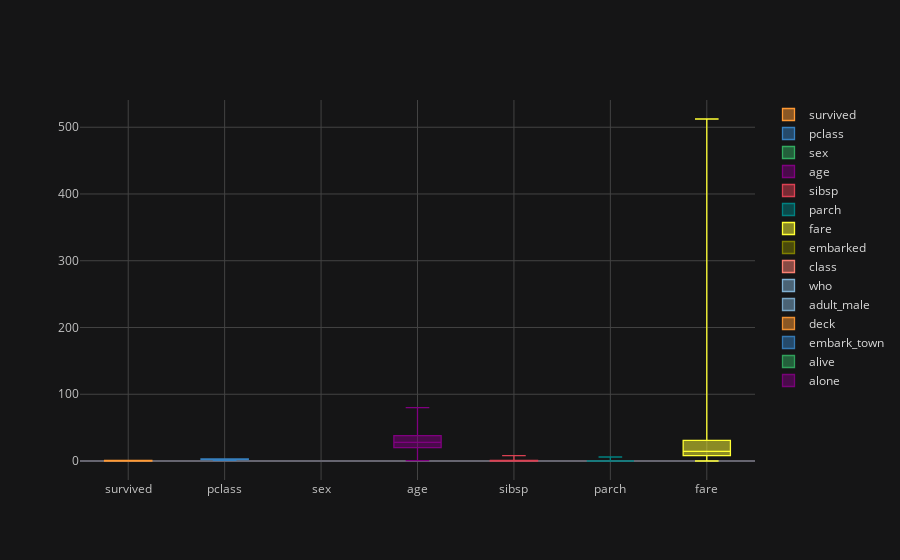

The notebook cell saved with this chart:
### Code cell
df2.iplot(kind='box')

### Figure 1 — Plotly figure (JSON) as saved in the notebook; plotly's stock layout.template omitted (floating-point values rounded to 4 significant figures; data arrays with more than 128 entries replaced by an {"elided": "..."} marker saying what was removed)
{"data": [{"boxpoints": false, "line": {"width": 1.3}, "marker": {"color": "rgba(255, 153, 51, 1.0)"}, "name": "survived", "orientation": "v", "type": "box", "y": {"elided": "891 int values"}}, {"boxpoints": false, "line": {"width": 1.3}, "marker": {"color": "rgba(55, 128, 191, 1.0)"}, "name": "pclass", "orientation": "v", "type": "box", "y": {"elided": "891 int values"}}, {"boxpoints": false, "line": {"width": 1.3}, "marker": {"color": "rgba(50, 171, 96, 1.0)"}, "name": "sex", "orientation": "v", "type": "box", "y": {"elided": "891 str values"}}, {"boxpoints": false, "line": {"width": 1.3}, "marker": {"color": "rgba(128, 0, 128, 1.0)"}, "name": "age", "orientation": "v", "type": "box", "y": {"elided": "891 float values"}}, {"boxpoints": false, "line": {"width": 1.3}, "marker": {"color": "rgba(219, 64, 82, 1.0)"}, "name": "sibsp", "orientation": "v", "type": "box", "y": {"elided": "891 int values"}}, {"boxpoints": false, "line": {"width": 1.3}, "marker": {"color": "rgba(0, 128, 128, 1.0)"}, "name": "parch", "orientation": "v", "type": "box", "y": {"elided": "891 int values"}}, {"boxpoints": false, "line": {"width": 1.3}, "marker": {"color": "rgba(255, 255, 51, 1.0)"}, "name": "fare", "orientation": "v", "type": "box", "y": {"elided": "891 float values"}}, {"boxpoints": false, "line": {"width": 1.3}, "marker": {"color": "rgba(128, 128, 0, 1.0)"}, "name": "embarked", "orientation": "v", "type": "box", "y": {"elided": "891 str values"}}, {"boxpoints": false, "line": {"width": 1.3}, "marker": {"color": "rgba(251, 128, 114, 1.0)"}, "name": "class", "orientation": "v", "type": "box", "y": {"elided": "891 str values"}}, {"boxpoints": false, "line": {"width": 1.3}, "marker": {"color": "rgba(128, 177, 211, 1.0)"}, "name": "who", "orientation": "v", "type": "box", "y": {"elided": "891 str values"}}, {"boxpoints": false, "line": {"width": 1.3}, "marker": {"color": "rgba(128, 177, 211, 0.8999999999999999)"}, "name": "adult_male", "orientation": "v", "type": "box", "y": {"elided": "891 bool values"}}, {"boxpoints": false, "line": {"width": 1.3}, "marker": {"color": "rgba(255, 153, 51, 0.8999999999999999)"}, "name": "deck", "orientation": "v", "type": "box", "y": {"elided": "891 str values"}}, {"boxpoints": false, "line": {"width": 1.3}, "marker": {"color": "rgba(55, 128, 191, 0.8999999999999999)"}, "name": "embark_town", "orientation": "v", "type": "box", "y": {"elided": "891 str values"}}, {"boxpoints": false, "line": {"width": 1.3}, "marker": {"color": "rgba(50, 171, 96, 0.8999999999999999)"}, "name": "alive", "orientation": "v", "type": "box", "y": {"elided": "891 str values"}}, {"boxpoints": false, "line": {"width": 1.3}, "marker": {"color": "rgba(128, 0, 128, 0.8999999999999999)"}, "name": "alone", "orientation": "v", "type": "box", "y": {"elided": "891 bool values"}}], "layout": {"legend": {"bgcolor": "#151516", "font": {"color": "#D9D9D9"}}, "paper_bgcolor": "#151516", "plot_bgcolor": "#151516", "title": {"font": {"color": "#D9D9D9"}}, "xaxis": {"gridcolor": "#434343", "showgrid": true, "tickfont": {"color": "#C2C2C2"}, "title": {"font": {"color": "#D9D9D9"}, "text": ""}, "zerolinecolor": "#666570"}, "yaxis": {"gridcolor": "#434343", "showgrid": true, "tickfont": {"color": "#C2C2C2"}, "title": {"font": {"color": "#D9D9D9"}, "text": ""}, "zerolinecolor": "#666570"}}}
